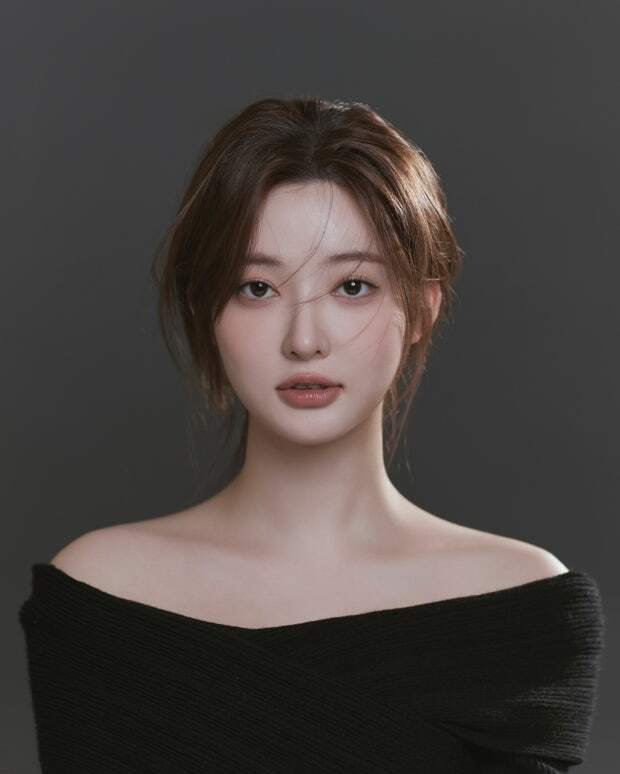
#> input picture PCCS/test_images/test.jpg, 620 x 774 px
$ python -i skin_extractor.py   (imports and definitions only)
#> lines starting #> are read from the running program, lines starting #| are printed output that depends on the picture; after the words box and inside, x2 and y2 are one past the last pixel; in counts of white or black regions, pixels touching at a corner belong together
#> in process_skin, img is the input picture: shape (774, 620, 3); mean B, G, R 64.7, 66.9, 73
import cv2
import numpy as np
from skimage import color

def white_balance(img, strength=0.2):
    """
    단순 화이트 밸런스(LAB 색공간 기준)
    strength: 0~1, 보정 강도
    """
#> called with strength = 0.2
    # LAB 변환 후 float32로
    result = cv2.cvtColor(img, cv2.COLOR_BGR2LAB).astype(np.float32)
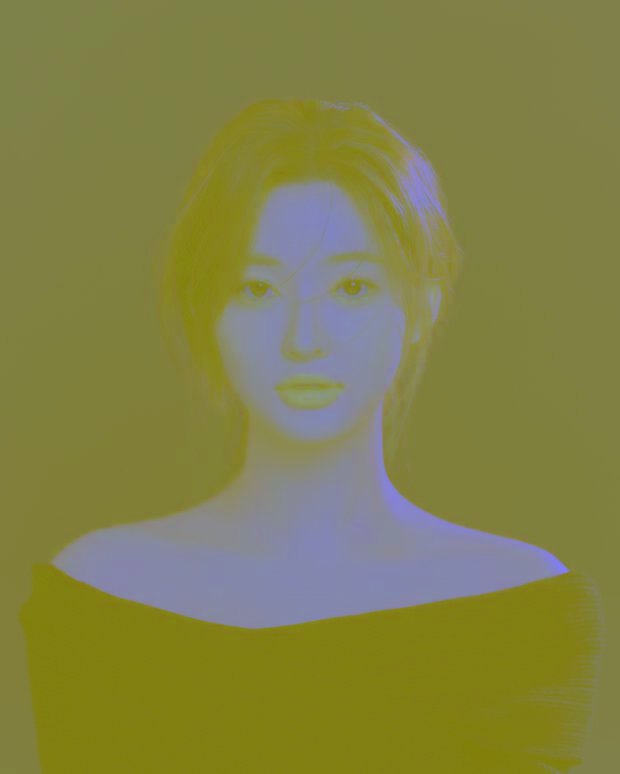
#> result: shape (774, 620, 3) float32; mean B, G, R 71.7, 130.2, 130
    avg_a = np.mean(result[:, :, 1])
#> avg_a = 130
    avg_b = np.mean(result[:, :, 2])
#> avg_b = 130.3

    # 채널 보정
    result[:, :, 1] -= (avg_a - 128) * strength
    result[:, :, 2] -= (avg_b - 128) * strength

    # 0~255 범위 제한 후 uint8로
    result = np.clip(result, 0, 255).astype(np.uint8)

    # 다시 BGR로 변환
    return cv2.cvtColor(result, cv2.COLOR_LAB2BGR)


def extract_skin_mask(img):
    """
    피부 영역 마스크 추출
    """
    # YCrCb 색공간에서 피부 영역 추출
    img_ycrcb = cv2.cvtColor(img, cv2.COLOR_BGR2YCrCb)
#> img_ycrcb: shape (774, 620, 3); mean of channels 0, 1, 2 68.3, 129.9, 126.7
    lower = np.array([0, 135, 85], dtype=np.uint8)
    upper = np.array([255, 180, 135], dtype=np.uint8)
    mask = cv2.inRange(img_ycrcb, lower, upper)
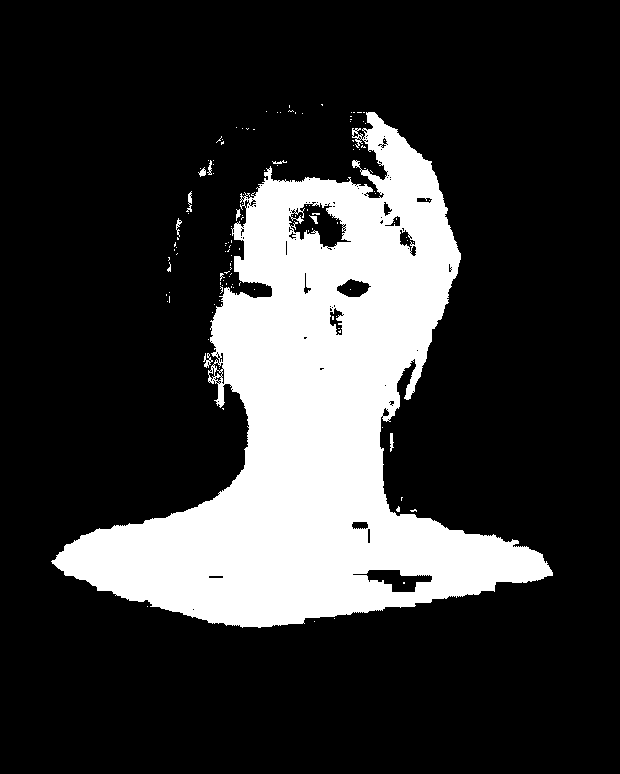
#> mask: shape (774, 620); 21.4% white; 130 white regions (119 under 20 px), largest, box (x1, y1, x2, y2) and area: (51, 112, 553, 628) 101765, (203, 353, 213, 368) 65, (186, 191, 192, 212) 60
    return mask


def process_skin(image_path):
    """
    이미지 경로 입력 → 피부 색상 추출(LAB) + 화이트밸런스
    반환: skin_lab (np.array), corrected_img, skin_mask
    """
    img = cv2.imread(image_path)
    if img is None:
        raise FileNotFoundError(f"이미지를 찾을 수 없습니다: {image_path}")

    # 화이트 밸런스 적용
    corrected = white_balance(img, 0.2)

    # 피부 마스크
    skin_mask = extract_skin_mask(corrected)

    # 피부 영역 평균 색상 계산
    skin_pixels = corrected[skin_mask > 0]
    if len(skin_pixels) == 0:
        skin_lab = None
    else:
        skin_lab = color.rgb2lab(skin_pixels.reshape(-1, 1, 3)).reshape(-1, 3).mean(axis=0)
#> skin_lab = [53.22, 3.02, -12.59]

    return skin_lab, corrected, skin_mask

>>> result = process_skin('../test_images/test.jpg')
